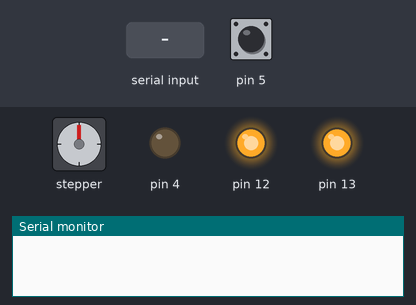
Bench run of a sketch on a simulated Arduino Uno, built with avr-gcc and run on an emulated ATmega328P. Shown: stepper motor, output pins drawn as LEDs (lit = HIGH), the last lines printed to the serial monitor. The test bench sets the inputs (shaded band); at power-on: pin 5 HIGH. Stepper angles assume 200 steps per turn.

Above: at 1.2 s.
1.3 s: "a" received over Serial
At 2.7 s:
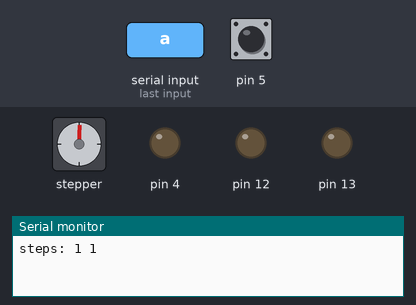
3.1 s: "b" received over Serial
At 3.31 s:
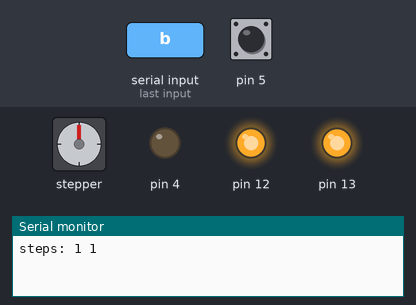
4.9 s: "b" received over Serial
At 6.6 s:
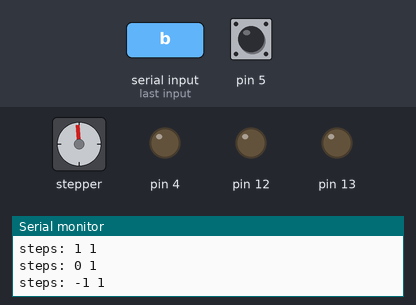
Timing chart, 0 to 8.1 s (numbered marks = the images above; inputs shaded):
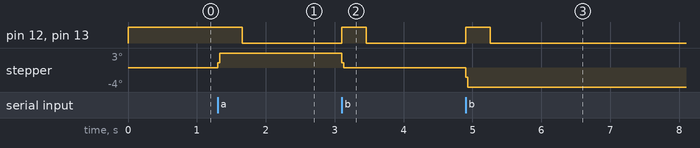

Measured:
- after the input at 1.3 s, pin 12, pin 13: HIGH → LOW after 0.36 s; stepper: goes 1° 0.03 s, then 3°, starting at once
- after the input at 3.1 s, pin 12, pin 13: LOW → HIGH at once, → LOW 0.36 s later; stepper: goes 1° 0.03 s, then 0°, starting at once
- after the input at 4.9 s, pin 12, pin 13: LOW → HIGH at once, → LOW 0.36 s later; stepper: goes -2° 0.03 s, then -4°, starting at once

The sketch:

stepper_oneStepAtATime_incremental.ino
```cpp
/*
 Stepper Motor Control - one step at a time

 This program drives a unipolar or bipolar stepper motor.
 The motor is attached to digital pins 8 - 11 of the Arduino.

 The motor will step one step at a time, very slowly.  You can use this to
 test that you've got the four wires of your stepper wired to the correct
 pins. If wired correctly, all steps should be in the same direction.

 Use this also to count the number of steps per revolution of your motor,
 if you don't know it.  Then plug that number into the oneRevolution
 example to see if you got it right.

 Created 30 Nov. 2009
 by Tom Igoe

 */

#include <Stepper.h>

const int stepsPerRevolution = 200;  // change this to fit the number of steps per revolution
// for your motor

// initialize the stepper library on pins 8 through 11:
Stepper myStepper(stepsPerRevolution, 8, 9, 10, 11);


int stepCount = 0;         // number of steps the motor has taken
char last_state = 1;

void setup() {
  // initialize the serial port:
  Serial.begin(9600);
  pinMode(12,OUTPUT);
  pinMode(13,OUTPUT);
  pinMode(4,OUTPUT);
  pinMode(5,INPUT_PULLUP);
  digitalWrite(4,LOW);
  digitalWrite(12,HIGH);
  digitalWrite(13,HIGH);
  myStepper.setSpeed(10);
}

void loop() {

  static  char newInputChar;
/*
  if ((last_state==1) && (digitalRead(5)==LOW)){
    Serial.println("Went LOW");
    last_state = 0;
  }
  else if ((last_state==0) && (digitalRead(5)==HIGH)){
    Serial.println("Went HIGH");
    last_state=1;
  }
  */
  while (Serial.available() > 0)
  {
    newInputChar = Serial.read();
    if (newInputChar == 'r') {
      stepCount = 0;
    }
    else {
      if (newInputChar == 'a') {
        digitalWrite(12,HIGH);
        digitalWrite(13,HIGH);
        myStepper.step(2);
        stepCount++;
      }
      else if (newInputChar == 'b') {
        digitalWrite(12,HIGH);
        digitalWrite(13,HIGH);
        myStepper.step(-2);
        stepCount--;
      }
        delay(300);
  //      digitalWrite(8,LOW);
  //      digitalWrite(9,LOW);
  //      digitalWrite(10,LOW);
  //      digitalWrite(11,LOW);
  //      delay(50);
        digitalWrite(12,LOW);
        digitalWrite(13,LOW);
    }
    Serial.print("steps: " );
    Serial.print(stepCount);
    Serial.print(" ");
    Serial.println(digitalRead(5));
  }
}
```
